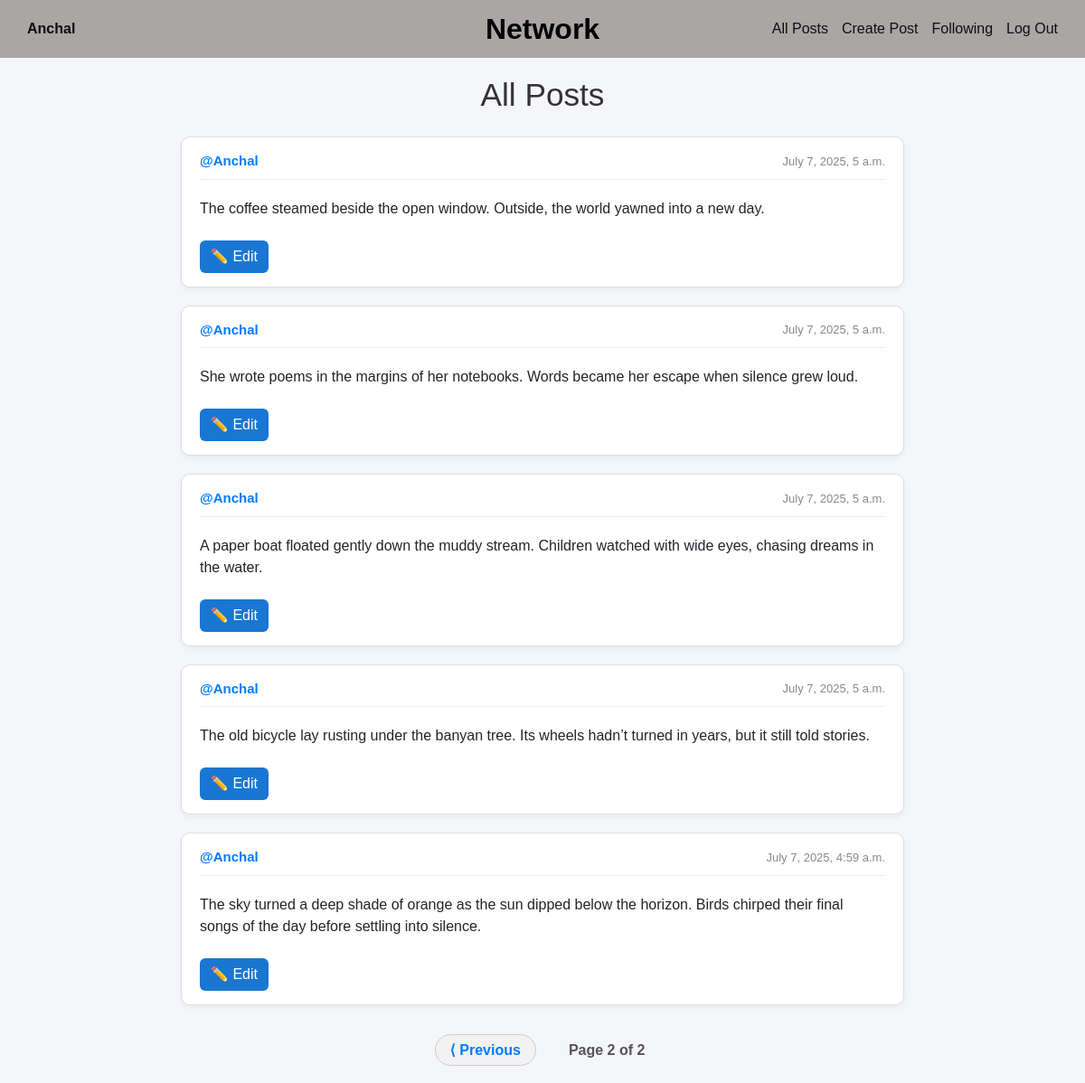
Page /?page=2 (signed in) on the committed database.
### network/models.py (models this page shows, shortened)
class User(AbstractUser):
    pass

class Post(models.Model):
    content = models.CharField(max_length=140)
    user = models.ForeignKey(User, on_delete=models.CASCADE, related_name="author")
    date=models.DateTimeField(auto_now_add=True)

### network/views.py (the view)
# urls.py: path("", views.index, name="index"),
def index(request):
    allPosts = Post.objects.all().order_by("-id")  # Keep latest first
    paginator = Paginator(allPosts, 5)
    page_number = request.GET.get('page')
    posts_of_the_page = paginator.get_page(page_number)
    whoYouLiked = []
    if request.user.is_authenticated:
        whoYouLiked = list(
            Like.objects.filter(user=request.user)
            .values_list('post__id', flat=True)
        )
    return render(request, "network/index.html", {
        "posts_of_the_page": posts_of_the_page,
        "whoYouLiked": whoYouLiked
    })

### network/templates/network/index.html (shortened to what this page needs)
{% extends "network/layout.html" %}
{% block body %}
<div class="container">
  <h1 class="page-title">All Posts</h1>
  {% for post in posts_of_the_page %}
    <div class="post-card">
      <div class="post-header">
        <strong><a href="{% url 'profile' user_id=post.user.id %}">@{{ post.user }}</a></strong>
        <span class="post-date">{{ post.date }}</span>
      </div>
      <div id="content_{{ post.id }}" class="post-content">
        {{ post.content }}
      </div>
      {% if user.is_authenticated %}
        {% if user == post.user %}
          <div class="post-actions">
            <button class="edit-btn" onclick="openModal('{{post.id}}')">✏️ Edit</button>
          </div>
        {% endif %}
      {% endif %}
    </div>
  {% endfor %}
<div class="pagination">
  <ul class="pagination-list">
    {% if posts_of_the_page.has_previous %}
      <li><a class="pagination-btn" href="?page={{ posts_of_the_page.previous_page_number }}">⟨ Previous</a></li>
    {% endif %}
    <li class="current-page">Page {{ posts_of_the_page.number }} of {{ posts_of_the_page.paginator.num_pages }}</li>
  </ul>
</div>
</div>
{% endblock %}

### network/templates/network/layout.html (shortened to what this page needs)
{% load static %}
<!DOCTYPE html>
<html lang="en">
    <head>
        <link rel="stylesheet" href="https://cdnjs.cloudflare.com/ajax/libs/font-awesome/6.7.2/css/all.min.css" />
        <link rel="stylesheet" href="https://stackpath.bootstrapcdn.com/bootstrap/4.4.1/css/bootstrap.min.css">
        <link rel="stylesheet" href="https://cdnjs.cloudflare.com/ajax/libs/font-awesome/6.7.2/css/all.min.css" />
        <link href="{% static 'network/styles.css' %}" rel="stylesheet">
    </head>
<body>
    <div>
        <div>
            <div class="navbar">
                <div class="user-info">
                    {% if user.is_authenticated %}
                        <a href="{% url 'profile' user.id %}"><strong>{{ user.username }}</strong></a>
                    {% else %}
                        Register First
                    {% endif %}
                </div>
                <div class="site-title">Network</div>
                <ul class="nav-links">
                    <li><a href="{% url 'index' %}">All Posts</a></li>
                    {% if user.is_authenticated %}
                        <li><a href="{% url 'createPost' %}">Create Post</a></li>
                        <li><a href="{% url 'following' %}">Following</a></li>
                        <li><a href="{% url 'logout' %}">Log Out</a></li>
                    {% else %}
                        <li><a href="{% url 'login' %}">Log In</a></li>
                        <li><a href="{% url 'register' %}">Register</a></li>
                    {% endif %}
                </ul>
            </div>
            <div>
                <div>
                    {% block body %}
                    {% endblock %}
                </div>
            </div>
        </div>
    </div>
</body>
</html>

### network/static/network/styles.css (style rules this page uses)
body { margin: 0; font-family: Arial, sans-serif; background-color:#f5f6fa; }
.navbar { display: flex; align-items: center; justify-content: space-between; background-color: #aaa6a6; position: relative; padding: 20px 30px; color: rgb(7, 7, 7); margin-bottom: 20px; }
.user-info a, .nav-links a { color: rgb(15, 15, 15); text-decoration: none; }
.site-title { position: absolute; left: 50%; transform: translateX(-50%); font-size: 2rem; font-weight: bold; color: #000; }
.nav-links { display: flex; list-style: none; margin: 0; padding: 0; gap: 15px; }
.page-title { text-align: center; font-size: 2.2rem; margin-bottom: 25px; color: #333; }
.post-card { background-color: white; border: 1px solid #ddd; border-radius: 10px; padding: 15px; margin: 15px auto; width: 80%; box-shadow: 0 3px 6px rgba(0, 0, 0, 0.05); transition: transform 0.2s ease; }
.post-header { display: flex; justify-content: space-between; align-items: center; font-size: 15px; margin-bottom: 12px; border-bottom: 1px solid #eee; padding-bottom: 8px; }
.post-header a { color: #007bff; text-decoration: none; font-weight: bold; }
.post-date { color: #888; font-size: 13px; }
.post-content { font-size: 16px; margin-bottom: 15px; padding: 8px 0; line-height: 1.5; word-wrap: break-word; }
.edit-btn, .save-btn, .cancel-btn { padding: 6px 12px; border: none; border-radius: 6px; cursor: pointer; }
.edit-btn { background-color: #1976d2; color: white; }
.pagination { display: flex; justify-content: center; margin-top: 30px; }
.pagination-list { list-style: none; padding: 0; display: flex; gap: 10px; align-items: center; }
.pagination-btn { padding: 8px 16px; background-color: #f2f2f2; border: 1px solid #ccc; border-radius: 20px; text-decoration: none; color: #333; transition: background-color 0.2s ease; }
.current-page { padding: 8px 16px; font-weight: bold; color: #555; }
.post-card { background: #fff; border: 1px solid #ddd; border-radius: 10px; padding: 15px 20px; margin: 20px auto; max-width: 800px; }
.pagination { text-align: center; margin-top: 30px; }
.pagination a { margin: 0 10px; color: #007bff; text-decoration: none; font-weight: bold; }

### rows in the picture
User: username "Anchal"
Post: user "Anchal", date "July 7, 2025, 5 a.m.", content "The coffee steamed beside the open window. Outside, the world yawned into a new day."
Post: user "Anchal", date "July 7, 2025, 5 a.m.", content "She wrote poems in the margins of her notebooks. Words became her escape when silence grew loud."
Post: user "Anchal", date "July 7, 2025, 5 a.m.", content "A paper boat floated gently down the muddy stream. Children watched with wide eyes, chasing dreams in the water."
Post: user "Anchal", date "July 7, 2025, 5 a.m.", content "The old bicycle lay rusting under the banyan tree. Its wheels hadn’t turned in years, but it still told stories."
Post: user "Anchal", date "July 7, 2025, 4:59 a.m.", content "The sky turned a deep shade of orange as the sun dipped below the horizon. Birds chirped their final songs of the day before settling into silence."

### other values in the picture
{{ posts_of_the_page.number }} "2"
{{ posts_of_the_page.paginator.num_pages }} "2"
